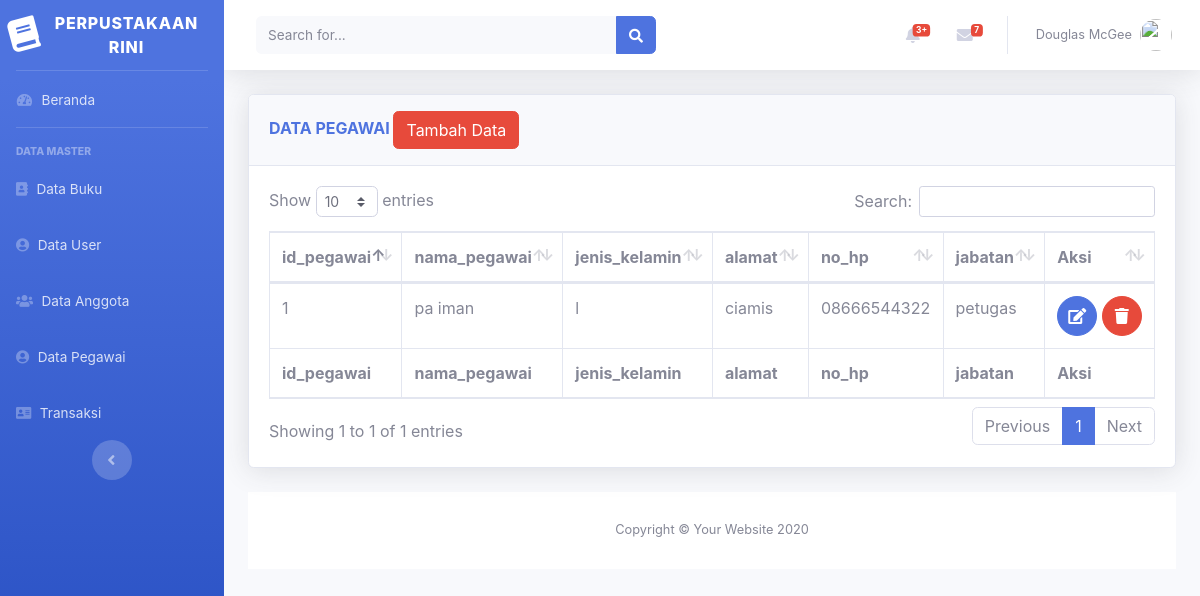
The page /beranda.php?page=pegawai on the database its author committed.
### tables this page shows
CREATE TABLE `tabel_pegawai` (
  `id_pegawai` int(5) NOT NULL,
  `nama_pegawai` varchar(50) NOT NULL,
  `jenis_kelamin` enum('l','p') NOT NULL,
  `alamat` text NOT NULL,
  `no_hp` varchar(20) NOT NULL,
  `jabatan` varchar(30) NOT NULL
);

### views/pegawai/pegawai.php (the view)
<div class="container-fluid">
<div class="card shadow mb-4">
    <div class="card-header py-3">
        <h6 class="m-0 font-weight-bold text-primary">DATA PEGAWAI
         <a href="beranda.php?page=pegawai&aksi=add">
             <button class="btn btn-danger">Tambah Data</button>
        </a></h6>
    </div>
    <div class="card-body">
        <div class="table-responsive">
            <table class="table table-bordered" id="dataTable" width="100%" cellspacing="0">
                <thead>
                    <tr>
                        <th>id_pegawai</th>
                        <th>nama_pegawai</th>
                        <th>jenis_kelamin</th>
                        <th>alamat</th>
                        <th>no_hp</th>
                        <th>jabatan</th>
                        <th>Aksi</th>
                    </tr>
                </thead>
                <tfoot>
                    <tr>
                        <th>id_pegawai</th>
                        <th>nama_pegawai</th>
                        <th>jenis_kelamin</th>
                        <th>alamat</th>
                        <th>no_hp</th>
                        <th>jabatan</th>
                        <th>Aksi</th>
                    </tr>
                </tfoot>
                <tbody>
                    <?php
                         $sql  = "select * from  tabel_pegawai";
                         $show = $db->query($sql);
                         foreach($show as $p):
                     ?>
                    <tr>
                        <td><?php echo $p['id_pegawai']?></td>
                        <td><?php echo $p['nama_pegawai']?></td>
                        <td><?php echo $p['jenis_kelamin']?></td>
                        <td><?php echo $p['alamat']?></td>
                        <td><?php echo $p['no_hp']?></td>
                        <td><?php echo $p['jabatan']?></td>
                        <td>
                        <a href="beranda.php?page=pegawai&aksi=edit$id=<?php echo $p['id_pegawai']?>"
                           class="btn btn-primary btn-circle">
                                <i class="fas fa-edit"></i>
                                </a>
                            <a href="model/pegawai/prosesdeletepegawai.php?id=<?php echo $p['id_pegawai']?>"
                            class="btn btn-danger btn-circle">
                                <i class="fas fa-trash"></i>
                                </a>
                    </tr>
                    <?php endforeach; ?>
                </tbody>
            </table>
        </div>
    </div>
</div>

### rows shown on the page
tabel_pegawai: id_pegawai "1", nama_pegawai "pa iman", jenis_kelamin "l", alamat "ciamis", no_hp "08666544322", jabatan "petugas"
